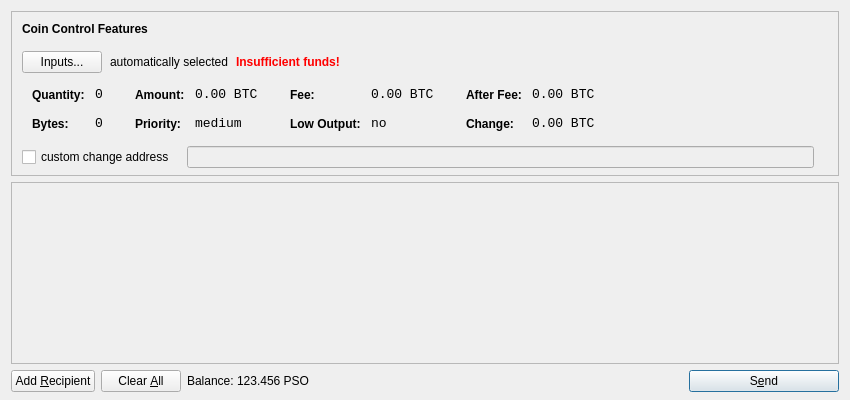
<?xml version="1.0" encoding="UTF-8"?>
<ui version="4.0">
 <class>SendCoinsDialog</class>
 <widget class="QDialog" name="SendCoinsDialog">
  <property name="geometry">
   <rect>
    <x>0</x>
    <y>0</y>
    <width>850</width>
    <height>400</height>
   </rect>
  </property>
  <property name="windowTitle">
   <string>Send Coins</string>
  </property>
  <layout class="QVBoxLayout" name="verticalLayout" stretch="0,1,0">
   <property name="bottomMargin">
    <number>8</number>
   </property>
   <item>
    <widget class="QFrame" name="frameCoinControl">
     <property name="sizePolicy">
      <sizepolicy hsizetype="Expanding" vsizetype="Expanding">
       <horstretch>0</horstretch>
       <verstretch>0</verstretch>
      </sizepolicy>
     </property>
     <property name="maximumSize">
      <size>
       <width>16777215</width>
       <height>16777215</height>
      </size>
     </property>
     <property name="frameShape">
      <enum>QFrame::StyledPanel</enum>
     </property>
     <property name="frameShadow">
      <enum>QFrame::Sunken</enum>
     </property>
     <layout class="QVBoxLayout" name="verticalLayoutCoinControl2">
      <property name="spacing">
       <number>-1</number>
      </property>
      <property name="leftMargin">
       <number>0</number>
      </property>
      <property name="topMargin">
       <number>0</number>
      </property>
      <property name="rightMargin">
       <number>0</number>
      </property>
      <property name="bottomMargin">
       <number>6</number>
      </property>
      <item>
       <layout class="QVBoxLayout" name="verticalLayoutCoinControl" stretch="0,0,0,0,1">
        <property name="spacing">
         <number>0</number>
        </property>
        <property name="leftMargin">
         <number>10</number>
        </property>
        <property name="topMargin">
         <number>10</number>
        </property>
        <item>
         <layout class="QHBoxLayout" name="horizontalLayoutCoinControl1">
          <property name="bottomMargin">
           <number>15</number>
          </property>
          <item>
           <widget class="QLabel" name="labelCoinControlFeatures">
            <property name="sizePolicy">
             <sizepolicy hsizetype="Preferred" vsizetype="Maximum">
              <horstretch>0</horstretch>
              <verstretch>0</verstretch>
             </sizepolicy>
            </property>
            <property name="font">
             <font>
              <weight>75</weight>
              <bold>true</bold>
             </font>
            </property>
            <property name="styleSheet">
             <string notr="true">font-weight:bold;</string>
            </property>
            <property name="text">
             <string>Coin Control Features</string>
            </property>
           </widget>
          </item>
         </layout>
        </item>
        <item>
         <layout class="QHBoxLayout" name="horizontalLayoutCoinControl2" stretch="0,0,0,0">
          <property name="spacing">
           <number>8</number>
          </property>
          <property name="bottomMargin">
           <number>10</number>
          </property>
          <item>
           <widget class="QPushButton" name="pushButtonCoinControl">
            <property name="styleSheet">
             <string notr="true"/>
            </property>
            <property name="text">
             <string>Inputs...</string>
            </property>
           </widget>
          </item>
          <item>
           <widget class="QLabel" name="labelCoinControlAutomaticallySelected">
            <property name="text">
             <string>automatically selected</string>
            </property>
            <property name="margin">
             <number>5</number>
            </property>
           </widget>
          </item>
          <item>
           <widget class="QLabel" name="labelCoinControlInsuffFunds">
            <property name="font">
             <font>
              <weight>75</weight>
              <bold>true</bold>
             </font>
            </property>
            <property name="styleSheet">
             <string notr="true">color:red;font-weight:bold;</string>
            </property>
            <property name="text">
             <string>Insufficient funds!</string>
            </property>
            <property name="margin">
             <number>5</number>
            </property>
           </widget>
          </item>
          <item>
           <spacer name="horizontalSpacerCoinControl">
            <property name="orientation">
             <enum>Qt::Horizontal</enum>
            </property>
            <property name="sizeHint" stdset="0">
             <size>
              <width>40</width>
              <height>1</height>
             </size>
            </property>
           </spacer>
          </item>
         </layout>
        </item>
        <item>
         <widget class="QWidget" name="widgetCoinControl" native="true">
          <property name="sizePolicy">
           <sizepolicy hsizetype="Preferred" vsizetype="Preferred">
            <horstretch>0</horstretch>
            <verstretch>0</verstretch>
           </sizepolicy>
          </property>
          <property name="minimumSize">
           <size>
            <width>0</width>
            <height>0</height>
           </size>
          </property>
          <property name="styleSheet">
           <string notr="true"/>
          </property>
          <layout class="QHBoxLayout" name="horizontalLayoutCoinControl5">
           <property name="margin">
            <number>0</number>
           </property>
           <item>
            <layout class="QHBoxLayout" name="horizontalLayoutCoinControl3" stretch="0,0,0,1">
             <property name="spacing">
              <number>20</number>
             </property>
             <property name="topMargin">
              <number>0</number>
             </property>
             <property name="bottomMargin">
              <number>10</number>
             </property>
             <item>
              <layout class="QFormLayout" name="formLayoutCoinControl1">
               <property name="horizontalSpacing">
                <number>10</number>
               </property>
               <property name="verticalSpacing">
                <number>14</number>
               </property>
               <property name="leftMargin">
                <number>10</number>
               </property>
               <property name="topMargin">
                <number>4</number>
               </property>
               <property name="rightMargin">
                <number>6</number>
               </property>
               <item row="0" column="0">
                <widget class="QLabel" name="labelCoinControlQuantityText">
                 <property name="styleSheet">
                  <string notr="true">font-weight:bold;</string>
                 </property>
                 <property name="text">
                  <string>Quantity:</string>
                 </property>
                 <property name="margin">
                  <number>0</number>
                 </property>
                </widget>
               </item>
               <item row="0" column="1">
                <widget class="QLabel" name="labelCoinControlQuantity">
                 <property name="font">
                  <font>
                   <family>Monospace</family>
                   <pointsize>10</pointsize>
                  </font>
                 </property>
                 <property name="cursor">
                  <cursorShape>IBeamCursor</cursorShape>
                 </property>
                 <property name="contextMenuPolicy">
                  <enum>Qt::ActionsContextMenu</enum>
                 </property>
                 <property name="text">
                  <string notr="true">0</string>
                 </property>
                 <property name="margin">
                  <number>0</number>
                 </property>
                 <property name="textInteractionFlags">
                  <set>Qt::LinksAccessibleByMouse|Qt::TextSelectableByKeyboard|Qt::TextSelectableByMouse</set>
                 </property>
                </widget>
               </item>
               <item row="1" column="0">
                <widget class="QLabel" name="labelCoinControlBytesText">
                 <property name="styleSheet">
                  <string notr="true">font-weight:bold;</string>
                 </property>
                 <property name="text">
                  <string>Bytes:</string>
                 </property>
                </widget>
               </item>
               <item row="1" column="1">
                <widget class="QLabel" name="labelCoinControlBytes">
                 <property name="font">
                  <font>
                   <family>Monospace</family>
                   <pointsize>10</pointsize>
                  </font>
                 </property>
                 <property name="cursor">
                  <cursorShape>IBeamCursor</cursorShape>
                 </property>
                 <property name="contextMenuPolicy">
                  <enum>Qt::ActionsContextMenu</enum>
                 </property>
                 <property name="text">
                  <string notr="true">0</string>
                 </property>
                 <property name="textInteractionFlags">
                  <set>Qt::LinksAccessibleByMouse|Qt::TextSelectableByKeyboard|Qt::TextSelectableByMouse</set>
                 </property>
                </widget>
               </item>
              </layout>
             </item>
             <item>
              <layout class="QFormLayout" name="formLayoutCoinControl2">
               <property name="horizontalSpacing">
                <number>10</number>
               </property>
               <property name="verticalSpacing">
                <number>14</number>
               </property>
               <property name="leftMargin">
                <number>6</number>
               </property>
               <property name="topMargin">
                <number>4</number>
               </property>
               <property name="rightMargin">
                <number>6</number>
               </property>
               <item row="0" column="0">
                <widget class="QLabel" name="labelCoinControlAmountText">
                 <property name="styleSheet">
                  <string notr="true">font-weight:bold;</string>
                 </property>
                 <property name="text">
                  <string>Amount:</string>
                 </property>
                 <property name="margin">
                  <number>0</number>
                 </property>
                </widget>
               </item>
               <item row="0" column="1">
                <widget class="QLabel" name="labelCoinControlAmount">
                 <property name="font">
                  <font>
                   <family>Monospace</family>
                   <pointsize>10</pointsize>
                  </font>
                 </property>
                 <property name="cursor">
                  <cursorShape>IBeamCursor</cursorShape>
                 </property>
                 <property name="contextMenuPolicy">
                  <enum>Qt::ActionsContextMenu</enum>
                 </property>
                 <property name="text">
                  <string notr="true">0.00 BTC</string>
                 </property>
                 <property name="textInteractionFlags">
                  <set>Qt::LinksAccessibleByMouse|Qt::TextSelectableByKeyboard|Qt::TextSelectableByMouse</set>
                 </property>
                </widget>
               </item>
               <item row="1" column="0">
                <widget class="QLabel" name="labelCoinControlPriorityText">
                 <property name="styleSheet">
                  <string notr="true">font-weight:bold;</string>
                 </property>
                 <property name="text">
                  <string>Priority:</string>
                 </property>
                </widget>
               </item>
               <item row="1" column="1">
                <widget class="QLabel" name="labelCoinControlPriority">
                 <property name="font">
                  <font>
                   <family>Monospace</family>
                   <pointsize>10</pointsize>
                  </font>
                 </property>
                 <property name="cursor">
                  <cursorShape>IBeamCursor</cursorShape>
                 </property>
                 <property name="contextMenuPolicy">
                  <enum>Qt::ActionsContextMenu</enum>
                 </property>
                 <property name="text">
                  <string>medium</string>
                 </property>
                 <property name="textInteractionFlags">
                  <set>Qt::LinksAccessibleByMouse|Qt::TextSelectableByKeyboard|Qt::TextSelectableByMouse</set>
                 </property>
                </widget>
               </item>
              </layout>
             </item>
             <item>
              <layout class="QFormLayout" name="formLayoutCoinControl3">
               <property name="horizontalSpacing">
                <number>10</number>
               </property>
               <property name="verticalSpacing">
                <number>14</number>
               </property>
               <property name="leftMargin">
                <number>6</number>
               </property>
               <property name="topMargin">
                <number>4</number>
               </property>
               <property name="rightMargin">
                <number>6</number>
               </property>
               <item row="0" column="0">
                <widget class="QLabel" name="labelCoinControlFeeText">
                 <property name="styleSheet">
                  <string notr="true">font-weight:bold;</string>
                 </property>
                 <property name="text">
                  <string>Fee:</string>
                 </property>
                 <property name="margin">
                  <number>0</number>
                 </property>
                </widget>
               </item>
               <item row="0" column="1">
                <widget class="QLabel" name="labelCoinControlFee">
                 <property name="font">
                  <font>
                   <family>Monospace</family>
                   <pointsize>10</pointsize>
                  </font>
                 </property>
                 <property name="cursor">
                  <cursorShape>IBeamCursor</cursorShape>
                 </property>
                 <property name="contextMenuPolicy">
                  <enum>Qt::ActionsContextMenu</enum>
                 </property>
                 <property name="text">
                  <string notr="true">0.00 BTC</string>
                 </property>
                 <property name="textInteractionFlags">
                  <set>Qt::LinksAccessibleByMouse|Qt::TextSelectableByKeyboard|Qt::TextSelectableByMouse</set>
                 </property>
                </widget>
               </item>
               <item row="1" column="0">
                <widget class="QLabel" name="labelCoinControlLowOutputText">
                 <property name="styleSheet">
                  <string notr="true">font-weight:bold;</string>
                 </property>
                 <property name="text">
                  <string>Low Output:</string>
                 </property>
                </widget>
               </item>
               <item row="1" column="1">
                <widget class="QLabel" name="labelCoinControlLowOutput">
                 <property name="font">
                  <font>
                   <family>Monospace</family>
                   <pointsize>10</pointsize>
                  </font>
                 </property>
                 <property name="cursor">
                  <cursorShape>IBeamCursor</cursorShape>
                 </property>
                 <property name="contextMenuPolicy">
                  <enum>Qt::ActionsContextMenu</enum>
                 </property>
                 <property name="text">
                  <string>no</string>
                 </property>
                 <property name="textInteractionFlags">
                  <set>Qt::LinksAccessibleByMouse|Qt::TextSelectableByKeyboard|Qt::TextSelectableByMouse</set>
                 </property>
                </widget>
               </item>
              </layout>
             </item>
             <item>
              <layout class="QFormLayout" name="formLayoutCoinControl4">
               <property name="horizontalSpacing">
                <number>10</number>
               </property>
               <property name="verticalSpacing">
                <number>14</number>
               </property>
               <property name="leftMargin">
                <number>6</number>
               </property>
               <property name="topMargin">
                <number>4</number>
               </property>
               <property name="rightMargin">
                <number>6</number>
               </property>
               <item row="0" column="0">
                <widget class="QLabel" name="labelCoinControlAfterFeeText">
                 <property name="styleSheet">
                  <string notr="true">font-weight:bold;</string>
                 </property>
                 <property name="text">
                  <string>After Fee:</string>
                 </property>
                 <property name="margin">
                  <number>0</number>
                 </property>
                </widget>
               </item>
               <item row="0" column="1">
                <widget class="QLabel" name="labelCoinControlAfterFee">
                 <property name="font">
                  <font>
                   <family>Monospace</family>
                   <pointsize>10</pointsize>
                  </font>
                 </property>
                 <property name="cursor">
                  <cursorShape>IBeamCursor</cursorShape>
                 </property>
                 <property name="contextMenuPolicy">
                  <enum>Qt::ActionsContextMenu</enum>
                 </property>
                 <property name="text">
                  <string notr="true">0.00 BTC</string>
                 </property>
                 <property name="textInteractionFlags">
                  <set>Qt::LinksAccessibleByMouse|Qt::TextSelectableByKeyboard|Qt::TextSelectableByMouse</set>
                 </property>
                </widget>
               </item>
               <item row="1" column="0">
                <widget class="QLabel" name="labelCoinControlChangeText">
                 <property name="styleSheet">
                  <string notr="true">font-weight:bold;</string>
                 </property>
                 <property name="text">
                  <string>Change:</string>
                 </property>
                </widget>
               </item>
               <item row="1" column="1">
                <widget class="QLabel" name="labelCoinControlChange">
                 <property name="font">
                  <font>
                   <family>Monospace</family>
                   <pointsize>10</pointsize>
                  </font>
                 </property>
                 <property name="cursor">
                  <cursorShape>IBeamCursor</cursorShape>
                 </property>
                 <property name="contextMenuPolicy">
                  <enum>Qt::ActionsContextMenu</enum>
                 </property>
                 <property name="text">
                  <string notr="true">0.00 BTC</string>
                 </property>
                 <property name="textInteractionFlags">
                  <set>Qt::LinksAccessibleByMouse|Qt::TextSelectableByKeyboard|Qt::TextSelectableByMouse</set>
                 </property>
                </widget>
               </item>
              </layout>
             </item>
            </layout>
           </item>
          </layout>
         </widget>
        </item>
        <item>
         <layout class="QHBoxLayout" name="horizontalLayoutCoinControl4" stretch="0,0,0">
          <property name="spacing">
           <number>12</number>
          </property>
          <property name="sizeConstraint">
           <enum>QLayout::SetDefaultConstraint</enum>
          </property>
          <property name="topMargin">
           <number>5</number>
          </property>
          <property name="rightMargin">
           <number>5</number>
          </property>
          <item>
           <widget class="QCheckBox" name="checkBoxCoinControlChange">
            <property name="text">
             <string>custom change address</string>
            </property>
           </widget>
          </item>
          <item>
           <widget class="QLineEdit" name="lineEditCoinControlChange">
            <property name="enabled">
             <bool>false</bool>
            </property>
            <property name="sizePolicy">
             <sizepolicy hsizetype="Expanding" vsizetype="Fixed">
              <horstretch>0</horstretch>
              <verstretch>0</verstretch>
             </sizepolicy>
            </property>
           </widget>
          </item>
          <item>
           <widget class="QLabel" name="labelCoinControlChangeLabel">
            <property name="sizePolicy">
             <sizepolicy hsizetype="Preferred" vsizetype="Expanding">
              <horstretch>0</horstretch>
              <verstretch>0</verstretch>
             </sizepolicy>
            </property>
            <property name="minimumSize">
             <size>
              <width>0</width>
              <height>0</height>
             </size>
            </property>
            <property name="text">
             <string/>
            </property>
            <property name="margin">
             <number>3</number>
            </property>
           </widget>
          </item>
         </layout>
        </item>
        <item>
         <spacer name="verticalSpacerCoinControl">
          <property name="orientation">
           <enum>Qt::Vertical</enum>
          </property>
          <property name="sizeHint" stdset="0">
           <size>
            <width>800</width>
            <height>1</height>
           </size>
          </property>
         </spacer>
        </item>
       </layout>
      </item>
     </layout>
    </widget>
   </item>
   <item>
    <widget class="QScrollArea" name="scrollArea">
     <property name="widgetResizable">
      <bool>true</bool>
     </property>
     <widget class="QWidget" name="scrollAreaWidgetContents">
      <property name="geometry">
       <rect>
        <x>0</x>
        <y>0</y>
        <width>830</width>
        <height>165</height>
       </rect>
      </property>
      <layout class="QVBoxLayout" name="verticalLayout_2">
       <property name="margin">
        <number>0</number>
       </property>
       <item>
        <layout class="QVBoxLayout" name="entries">
         <property name="spacing">
          <number>6</number>
         </property>
        </layout>
       </item>
       <item>
        <spacer name="verticalSpacer">
         <property name="orientation">
          <enum>Qt::Vertical</enum>
         </property>
         <property name="sizeHint" stdset="0">
          <size>
           <width>20</width>
           <height>40</height>
          </size>
         </property>
        </spacer>
       </item>
      </layout>
     </widget>
    </widget>
   </item>
   <item>
    <layout class="QHBoxLayout" name="horizontalLayout">
     <item>
      <widget class="QPushButton" name="addButton">
       <property name="toolTip">
        <string>Send to multiple recipients at once</string>
       </property>
       <property name="text">
        <string>Add &amp;Recipient</string>
       </property>
       <property name="icon">
        <iconset resource="../bitcoin.qrc">
         <normaloff>:/icons/add</normaloff>:/icons/add</iconset>
       </property>
       <property name="autoDefault">
        <bool>false</bool>
       </property>
      </widget>
     </item>
     <item>
      <widget class="QPushButton" name="clearButton">
       <property name="sizePolicy">
        <sizepolicy hsizetype="Minimum" vsizetype="Fixed">
         <horstretch>0</horstretch>
         <verstretch>0</verstretch>
        </sizepolicy>
       </property>
       <property name="toolTip">
        <string>Remove all transaction fields</string>
       </property>
       <property name="text">
        <string>Clear &amp;All</string>
       </property>
       <property name="icon">
        <iconset resource="../bitcoin.qrc">
         <normaloff>:/icons/remove</normaloff>:/icons/remove</iconset>
       </property>
       <property name="autoRepeatDelay">
        <number>300</number>
       </property>
       <property name="autoDefault">
        <bool>false</bool>
       </property>
      </widget>
     </item>
     <item>
      <layout class="QHBoxLayout" name="horizontalLayout_2">
       <property name="spacing">
        <number>3</number>
       </property>
       <item>
        <widget class="QLabel" name="label">
         <property name="text">
          <string>Balance:</string>
         </property>
        </widget>
       </item>
       <item>
        <widget class="QLabel" name="labelBalance">
         <property name="cursor">
          <cursorShape>IBeamCursor</cursorShape>
         </property>
         <property name="text">
          <string>123.456 PSO</string>
         </property>
         <property name="textInteractionFlags">
          <set>Qt::LinksAccessibleByMouse|Qt::TextSelectableByKeyboard|Qt::TextSelectableByMouse</set>
         </property>
        </widget>
       </item>
      </layout>
     </item>
     <item>
      <spacer name="horizontalSpacer">
       <property name="orientation">
        <enum>Qt::Horizontal</enum>
       </property>
       <property name="sizeHint" stdset="0">
        <size>
         <width>40</width>
         <height>20</height>
        </size>
       </property>
      </spacer>
     </item>
     <item>
      <widget class="QPushButton" name="sendButton">
       <property name="minimumSize">
        <size>
         <width>150</width>
         <height>0</height>
        </size>
       </property>
       <property name="toolTip">
        <string>Confirm the send action</string>
       </property>
       <property name="text">
        <string>S&amp;end</string>
       </property>
       <property name="icon">
        <iconset resource="../bitcoin.qrc">
         <normaloff>:/icons/send</normaloff>:/icons/send</iconset>
       </property>
       <property name="default">
        <bool>true</bool>
       </property>
      </widget>
     </item>
    </layout>
   </item>
  </layout>
 </widget>
 <resources>
  <include location="../bitcoin.qrc"/>
 </resources>
 <connections/>
</ui>
